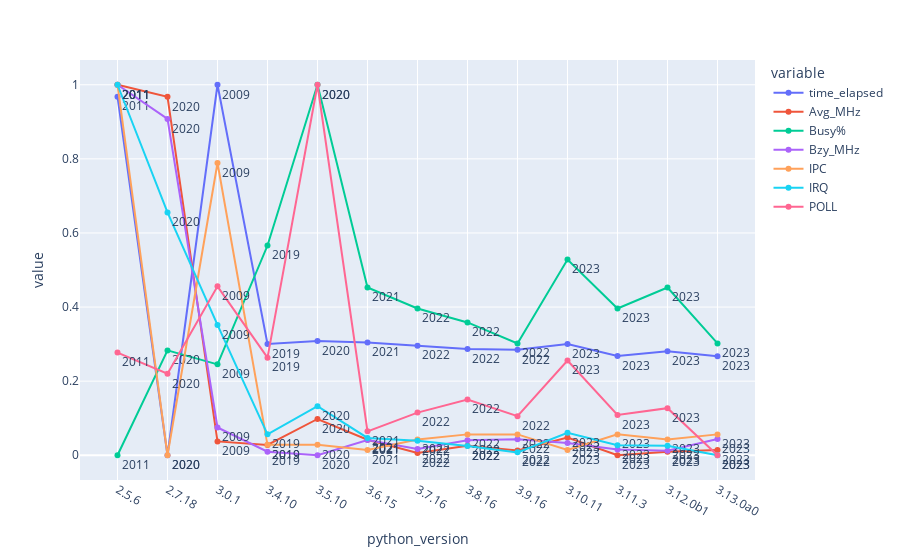

The code cell stored with this chart in its notebook:
### Markdown cell above
### Time elapsed and more parameters through different Python versions

### Code cell
fig = px.line(df, x="python_version", y=["time_elapsed","Avg_MHz","Busy%","Bzy_MHz","IPC","IRQ","POLL"], text=pd.to_datetime(df['release_date']).dt.year)
fig.update_traces(textposition="bottom right")
fig.show()
plotly.offline.plot(fig, filename='test1.html')

### Figure 1 — Plotly figure (JSON) as saved in the notebook; plotly's stock layout.template omitted (floating-point values rounded to 4 significant figures)
{"data": [{"hovertemplate": "variable=time_elapsed<br>python_version=%{x}<br>value=%{y}<br>text=%{text}<extra></extra>", "legendgroup": "time_elapsed", "line": {"color": "#636efa", "dash": "solid"}, "marker": {"symbol": "circle"}, "mode": "text+lines+markers", "name": "time_elapsed", "orientation": "v", "showlegend": true, "text": [2011, 2020, 2009, 2019, 2020, 2021, 2022, 2022, 2022, 2023, 2023, 2023, 2023], "textposition": "bottom right", "type": "scatter", "x": ["2.5.6", "2.7.18", "3.0.1", "3.4.10", "3.5.10", "3.6.15", "3.7.16", "3.8.16", "3.9.16", "3.10.11", "3.11.3", "3.12.0b1", "3.13.0a0"], "xaxis": "x", "y": [0.9678, 0, 1.0, 0.3005, 0.3083, 0.3041, 0.2958, 0.2868, 0.2845, 0.3003, 0.2682, 0.2804, 0.2671], "yaxis": "y"}, {"hovertemplate": "variable=Avg_MHz<br>python_version=%{x}<br>value=%{y}<br>text=%{text}<extra></extra>", "legendgroup": "Avg_MHz", "line": {"color": "#EF553B", "dash": "solid"}, "marker": {"symbol": "circle"}, "mode": "text+lines+markers", "name": "Avg_MHz", "orientation": "v", "showlegend": true, "text": [2011, 2020, 2009, 2019, 2020, 2021, 2022, 2022, 2022, 2023, 2023, 2023, 2023], "textposition": "bottom right", "type": "scatter", "x": ["2.5.6", "2.7.18", "3.0.1", "3.4.10", "3.5.10", "3.6.15", "3.7.16", "3.8.16", "3.9.16", "3.10.11", "3.11.3", "3.12.0b1", "3.13.0a0"], "xaxis": "x", "y": [1, 0.9674, 0.0373, 0.02797, 0.0979, 0.04196, 0.005828, 0.02564, 0.01282, 0.04779, 0, 0.009324, 0.01399], "yaxis": "y"}, {"hovertemplate": "variable=Busy%<br>python_version=%{x}<br>value=%{y}<br>text=%{text}<extra></extra>", "legendgroup": "Busy%", "line": {"color": "#00cc96", "dash": "solid"}, "marker": {"symbol": "circle"}, "mode": "text+lines+markers", "name": "Busy%", "orientation": "v", "showlegend": true, "text": [2011, 2020, 2009, 2019, 2020, 2021, 2022, 2022, 2022, 2023, 2023, 2023, 2023], "textposition": "bottom right", "type": "scatter", "x": ["2.5.6", "2.7.18", "3.0.1", "3.4.10", "3.5.10", "3.6.15", "3.7.16", "3.8.16", "3.9.16", "3.10.11", "3.11.3", "3.12.0b1", "3.13.0a0"], "xaxis": "x", "y": [0, 0.283, 0.2453, 0.566, 1, 0.4528, 0.3962, 0.3585, 0.3019, 0.5283, 0.3962, 0.4528, 0.3019], "yaxis": "y"}, {"hovertemplate": "variable=Bzy_MHz<br>python_version=%{x}<br>value=%{y}<br>text=%{text}<extra></extra>", "legendgroup": "Bzy_MHz", "line": {"color": "#ab63fa", "dash": "solid"}, "marker": {"symbol": "circle"}, "mode": "text+lines+markers", "name": "Bzy_MHz", "orientation": "v", "showlegend": true, "text": [2011, 2020, 2009, 2019, 2020, 2021, 2022, 2022, 2022, 2023, 2023, 2023, 2023], "textposition": "bottom right", "type": "scatter", "x": ["2.5.6", "2.7.18", "3.0.1", "3.4.10", "3.5.10", "3.6.15", "3.7.16", "3.8.16", "3.9.16", "3.10.11", "3.11.3", "3.12.0b1", "3.13.0a0"], "xaxis": "x", "y": [1, 0.9077, 0.07486, 0.009548, 0, 0.04096, 0.01674, 0.0404, 0.04317, 0.03293, 0.01522, 0.01218, 0.044], "yaxis": "y"}, {"hovertemplate": "variable=IPC<br>python_version=%{x}<br>value=%{y}<br>text=%{text}<extra></extra>", "legendgroup": "IPC", "line": {"color": "#FFA15A", "dash": "solid"}, "marker": {"symbol": "circle"}, "mode": "text+lines+markers", "name": "IPC", "orientation": "v", "showlegend": true, "text": [2011, 2020, 2009, 2019, 2020, 2021, 2022, 2022, 2022, 2023, 2023, 2023, 2023], "textposition": "bottom right", "type": "scatter", "x": ["2.5.6", "2.7.18", "3.0.1", "3.4.10", "3.5.10", "3.6.15", "3.7.16", "3.8.16", "3.9.16", "3.10.11", "3.11.3", "3.12.0b1", "3.13.0a0"], "xaxis": "x", "y": [1, 0, 0.7887, 0.02817, 0.02817, 0.01408, 0.04225, 0.05634, 0.05634, 0.01408, 0.05634, 0.04225, 0.05634], "yaxis": "y"}, {"hovertemplate": "variable=IRQ<br>python_version=%{x}<br>value=%{y}<br>text=%{text}<extra></extra>", "legendgroup": "IRQ", "line": {"color": "#19d3f3", "dash": "solid"}, "marker": {"symbol": "circle"}, "mode": "text+lines+markers", "name": "IRQ", "orientation": "v", "showlegend": true, "text": [2011, 2020, 2009, 2019, 2020, 2021, 2022, 2022, 2022, 2023, 2023, 2023, 2023], "textposition": "bottom right", "type": "scatter", "x": ["2.5.6", "2.7.18", "3.0.1", "3.4.10", "3.5.10", "3.6.15", "3.7.16", "3.8.16", "3.9.16", "3.10.11", "3.11.3", "3.12.0b1", "3.13.0a0"], "xaxis": "x", "y": [1, 0.6552, 0.3519, 0.05635, 0.1324, 0.04676, 0.03886, 0.02473, 0.007784, 0.06041, 0.02676, 0.02588, 0], "yaxis": "y"}, {"hovertemplate": "variable=POLL<br>python_version=%{x}<br>value=%{y}<br>text=%{text}<extra></extra>", "legendgroup": "POLL", "line": {"color": "#FF6692", "dash": "solid"}, "marker": {"symbol": "circle"}, "mode": "text+lines+markers", "name": "POLL", "orientation": "v", "showlegend": true, "text": [2011, 2020, 2009, 2019, 2020, 2021, 2022, 2022, 2022, 2023, 2023, 2023, 2023], "textposition": "bottom right", "type": "scatter", "x": ["2.5.6", "2.7.18", "3.0.1", "3.4.10", "3.5.10", "3.6.15", "3.7.16", "3.8.16", "3.9.16", "3.10.11", "3.11.3", "3.12.0b1", "3.13.0a0"], "xaxis": "x", "y": [0.277, 0.2199, 0.4559, 0.2634, 1, 0.0646, 0.1151, 0.1503, 0.1056, 0.2555, 0.1085, 0.1271, 0], "yaxis": "y"}], "layout": {"legend": {"title": {"text": "variable"}, "tracegroupgap": 0}, "margin": {"t": 60}, "xaxis": {"anchor": "y", "domain": [0, 1], "title": {"text": "python_version"}}, "yaxis": {"anchor": "x", "domain": [0, 1], "title": {"text": "value"}}}}
